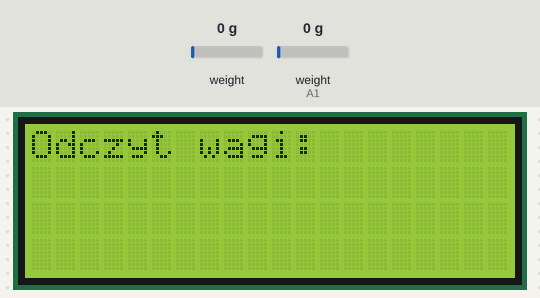
The sketch below on a simulated Arduino Uno, built with avr-gcc and run on an emulated ATmega328P. Shown: 20×4 character LCD. Inputs (shaded band) come from the test bench; at power-on: weight on the scale 0 g, weight on the scale (sensor on A1) 0 g.

Above: at 3.2 s.
3.3 s: weight on the scale (sensor 0) set to 100 g
At 4.5 s:
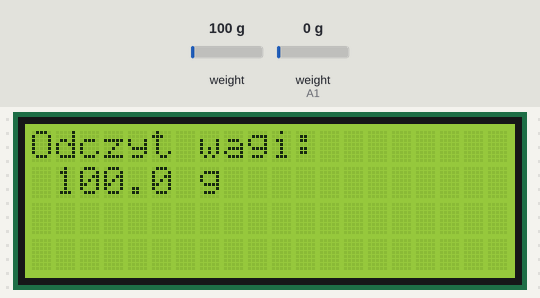
4.8 s: weight on the scale (sensor 0) set to 1250 g
At 6.1 s:
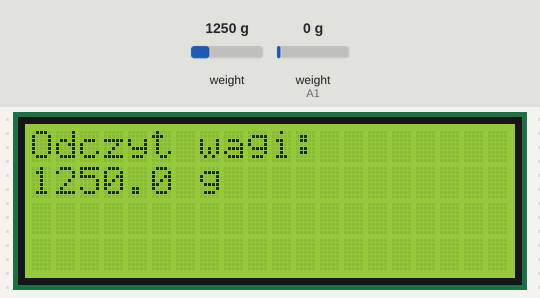
6.4 s: weight on the scale (sensor 0) set to 2500 g
At 6.7 s:
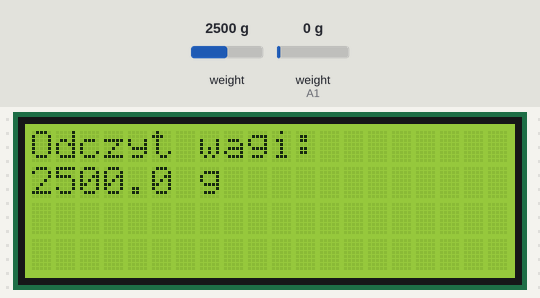
Timing chart, 0 to 9.4 s (numbered marks = the images above; inputs shaded):
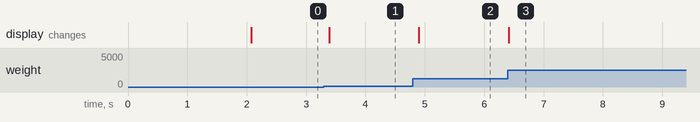

The sketch:

WAGA_v01.ino
```cpp
#include <Wire.h>
#include <LiquidCrystal_I2C.h>
#include "HX711.h"


LiquidCrystal_I2C lcd(0x3F, 20, 4);
HX711 waga;
char odczyt[6];
float ciezar, ciezar_zmiana;

void setup() {
  waga.begin(A1, A2);
  lcd.begin(); //inicjalizacja ekranu
  lcd.backlight();
  waga.set_scale(419341.0 / 1700);
  waga.tare(20);
    lcd.clear();
    lcd.setCursor(0, 0);
    lcd.print("Odczyt wagi:");
}

void loop() {
  ciezar = waga.get_units(1);  //get_unnits (ilosc pomiarow)
  dtostrf(ciezar, 6, 1, odczyt);
  if (ciezar_zmiana != ciezar) {
    waga.power_down();

    lcd.setCursor(0, 1);
    lcd.print(odczyt);
    lcd.print(" g");
  }
  ciezar_zmiana = ciezar;
  waga.power_up();

}
```

Measured:
- after the input at 3.3 s, the display: changes after 0.09 s (image 1)
- after the input at 4.8 s, the display: changes after 0.10 s (image 2)
- after the input at 6.4 s, the display: changes at once (image 3)
